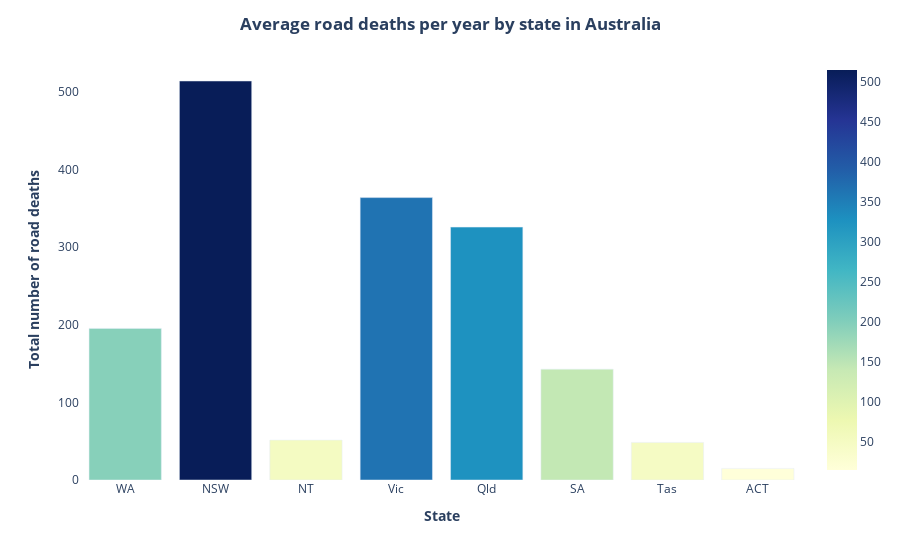

Notebook cell for this chart:
### Code cell
fig_state.show()

### Figure 1 — Plotly figure (JSON) as saved in the notebook; plotly's stock layout.template omitted (floating-point values rounded to 4 significant figures)
{"data": [{"alignmentgroup": "True", "hovertemplate": "State=%{x}<br>=%{marker.color}<extra></extra>", "legendgroup": "", "marker": {"color": [195.4, 514.2, 51.39, 363.9, 325.9, 142.9, 48.45, 14.97], "coloraxis": "coloraxis"}, "name": "", "offsetgroup": "", "orientation": "v", "showlegend": false, "textposition": "auto", "type": "bar", "x": ["WA", "NSW", "NT", "Vic", "Qld", "SA", "Tas", "ACT"], "xaxis": "x", "y": [195.4, 514.2, 51.39, 363.9, 325.9, 142.9, 48.45, 14.97], "yaxis": "y"}], "layout": {"barmode": "relative", "coloraxis": {"colorbar": {"title": {"text": ""}}, "colorscale": [[0, "rgb(255,255,217)"], [0.125, "rgb(237,248,177)"], [0.25, "rgb(199,233,180)"], [0.375, "rgb(127,205,187)"], [0.5, "rgb(65,182,196)"], [0.625, "rgb(29,145,192)"], [0.75, "rgb(34,94,168)"], [0.875, "rgb(37,52,148)"], [1, "rgb(8,29,88)"]]}, "legend": {"tracegroupgap": 0}, "margin": {"t": 60}, "plot_bgcolor": "white", "title": {"text": "<b>Average road deaths per year by state in Australia<b>", "x": 0.5}, "xaxis": {"anchor": "y", "domain": [0, 1], "title": {"text": "<b>State<b>"}}, "yaxis": {"anchor": "x", "domain": [0, 1], "title": {"text": "<b>Total number of road deaths<b>"}}}}
